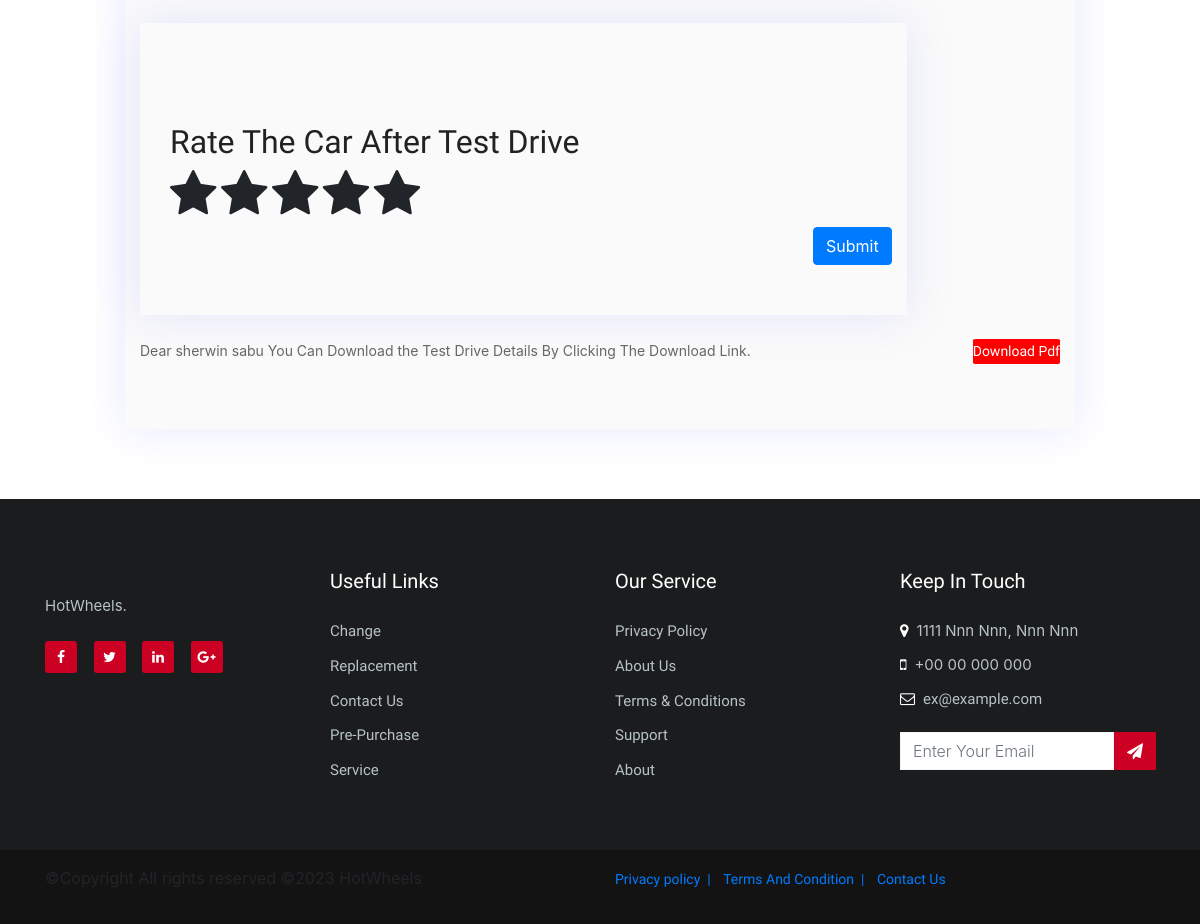
/cars/testdrivecart (signed in, lower part), run on an earlier commit of the app's database.
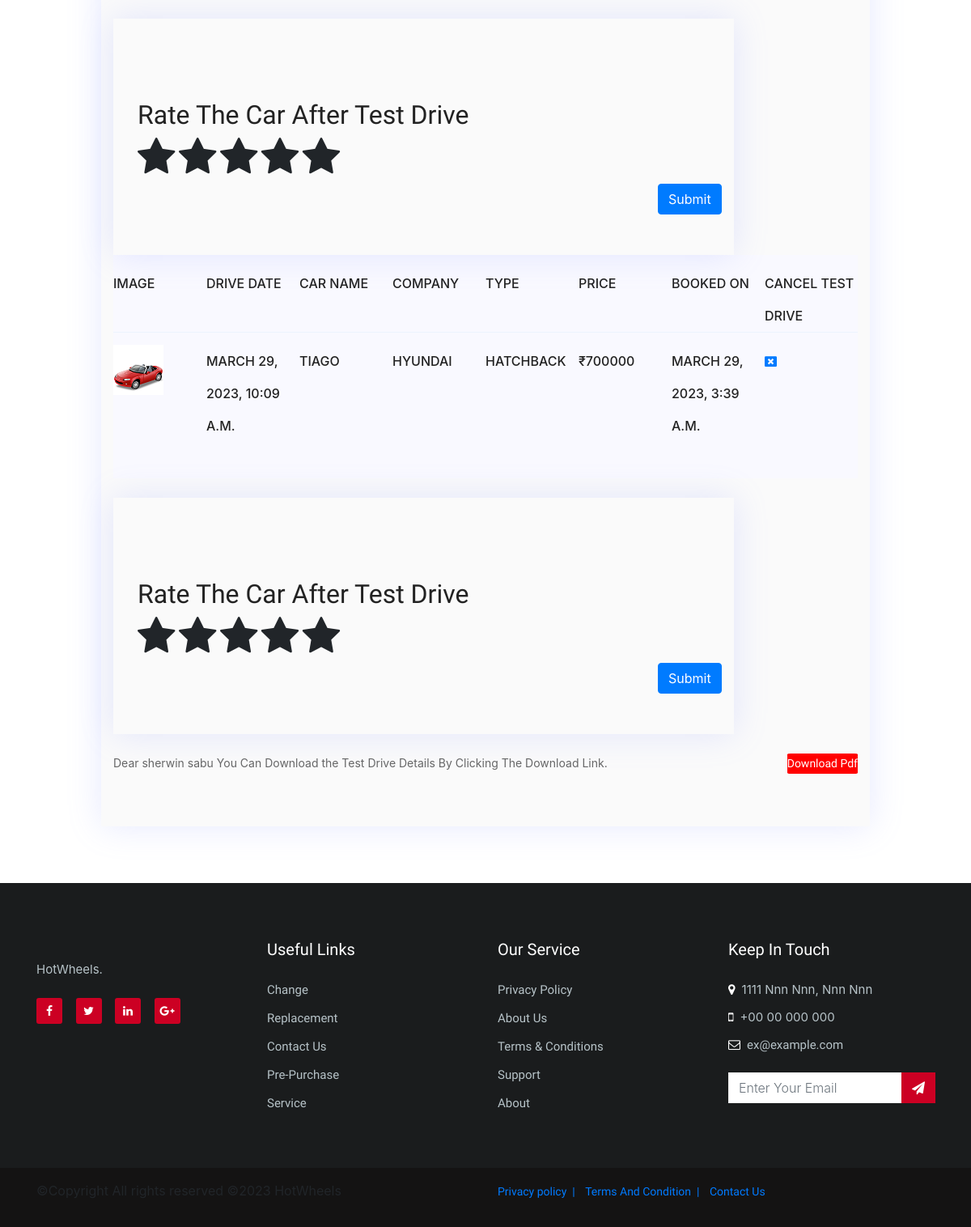
And on a later commit of the database.
### cars/models.py (models this page shows)
class TestDrive(models.Model):
    class Meta:
        db_table = 'TEST DRIVE'
        verbose_name = "Test Drive Booking"
        verbose_name_plural = "Test Drive Bookings"
    id = models.BigAutoField(
        primary_key = True
    )
    Address = models.CharField(default=None,null=True,blank=True,max_length=255,verbose_name="House Address Of Customer")
    LicenceIDNumber = models.CharField(default=None,null=True,blank=True,max_length=255,verbose_name="Licence ID Number Of Customer")
    Pincode = models.IntegerField(verbose_name="Pincode Of Customer")
    ContactNumber = models.CharField(default=None,null=True,blank=True,max_length=255,verbose_name="Contact Number Of Customer")
    application_code = models.UUIDField(default = uuid.uuid4,editable = False,verbose_name="Application Id Of Order")
    State = models.CharField(default=None,null=True,blank=True,max_length=255,verbose_name="State")
    City = models.CharField(default=None,null=True,blank=True,max_length=255,verbose_name="City")
    customerid = models.ForeignKey(User ,default=None,on_delete=models.CASCADE,verbose_name="Customer")
    carnameid = models.ForeignKey(DETAILS,on_delete=models.CASCADE,verbose_name="Car Name")
    Date_of_booking = models.DateTimeField(auto_now_add=True,verbose_name="Date Of Booking")
    Test_drive_rating = models.IntegerField(default=0,null=True,verbose_name="Rating Of The Test Drive")
    dattte = models.DateTimeField(null=True,verbose_name="Customer Perfer Time For Test Drive")

class DETAILS(models.Model):
    class Meta:
        db_table = 'CAR DETAILS'
        verbose_name = "Vechile Information"
        verbose_name_plural = "Car Details"
    id = models.BigAutoField(
        primary_key= True,
    )
    car_name = models.CharField(
        max_length=255,
        verbose_name="Car Name"
        )
    car_type = models.ForeignKey(
        TYPE,on_delete=models.CASCADE,
        verbose_name="Car Type"
        )
    car_company = models.ForeignKey(
        COMPANY,on_delete=models.CASCADE,
        verbose_name="Car Company"
        )
    stock = models.IntegerField(
        verbose_name="Stock Avaliable"
        )
    price = models.IntegerField(
        verbose_name="Price Of Car"
        )
    fuel_efficiency = models.CharField(
        max_length=255,
        verbose_name="Mileage In Kilometers"
        )
    fuel_tank_capacity = models.CharField(
        max_length=255,
        verbose_name="Fuel Tank Capacity In Liter"
        )
    front_suspension = models.CharField(
        max_length=255,
        verbose_name="Suspension Type Front"
        )
    rear_suspension = models.CharField(
        max_length=255,
        verbose_name="Suspension Type Rear"
        )
    tyre_size = models.IntegerField(
        verbose_name="Tyre Size"
        )
    front_brake = models.CharField(
        max_length=255,
        verbose_name="Front Brake Type"
        )
    rear_brake = models.CharField(
        max_length=255,
        verbose_name="Rear Brake Type"
        )
    ground_clearance = models.CharField(
        max_length=255,
        verbose_name="Ground Clearance In mm"
        )
    seating_capacity = models.IntegerField(
        verbose_name="Total Seat"
        )
    boot_capacity = models.IntegerField(
        verbose_name="Capacity Of Boot Space In Liter"
        )
    max_torque = models.IntegerField(
        verbose_name="Max Torque"
        )
    tra = models.TextChoices(
        'tra', 'Manual Automatic',
        )
    trasmission = models.CharField(
        default=None,
        choices=tra.choices,
        null=True,blank=True,
        max_length=255,
        verbose_name="Type Of Trasmission"
        )
    cylinders = models.IntegerField(
        verbose_name="Max Number Of Cylinders"
        )
    engine_cc = models.IntegerField(
        verbose_name="Engine CC Of Car"
        )
    image1 = models.ImageField(
        upload_to="image/media/",
        blank=True,
        null=True,
        verbose_name="Exterior Image Of Car"
        )
    image2 = models.ImageField(
        upload_to="image/media/",
        blank=True,
        null=True,
        verbose_name="Interior Image Of Car"
        )
    image3 = models.ImageField(
        upload_to="image/media/",
        blank=True,
        null=True,
        verbose_name="Total Look"
        )
    fuel = models.TextChoices('fuel',
        'PETROL DIESEL ELETRIC',
    )
    fuel_type = models.CharField(
        default=None,
        choices=fuel.choices,
        null=True,
        blank=True,
        max_length=255,
        verbose_name="What Type Of Energy Using (Fuel TYPE)"
        )
    average_rating = models.FloatField(default=0.0,null=True,verbose_name="Average Rating Of Car")
    def __str__(self):
        return self.car_name

### cars/views.py (the view)
# urls.py: path('testdrivecart',views.testdrivecart,name='testdrivecart'),
def testdrivecart(request):
    if 'username' in request.session:
        customer = TestDrive.objects.filter(customerid=request.user)
        if not customer:
            return render(request,'trail4.html')
        else:
            carnameid = customer[0].carnameid
            car_company = DETAILS.objects.filter(car_name=carnameid).values('car_company')
            car_company_name = COMPANY.objects.filter(pk=car_company[0].get("car_company")).values('name')
            carscompanynames = car_company_name[0].get("name")
            car_type = DETAILS.objects.filter(car_name=carnameid).values('car_type')
            car_type_name = TYPE.objects.filter(pk=car_type[0].get("car_type")).values('name')
            cartypenames = car_type_name[0].get("name")
            price = DETAILS.objects.filter(car_name=carnameid).values('price')
            priceof = price[0].get("price")
            return render(request,'test_drive_cart.html',{'customer':customer,'carscompanynames':carscompanynames,'cartypenames':cartypenames,'priceof':priceof})
    return redirect('signin')

### cars/templates/test_drive_cart.html (shortened to what the changed rows need)
{% load static %}
<!DOCTYPE html>
<html lang="en">
<head>
        <link rel="stylesheet" href="{% static 'css/linearicons.css' %}">
        <link rel="stylesheet" href="{% static 'css/font-awesome.min.css' %}">
        <link rel="stylesheet" href="{% static 'css/bootstrap.css' %}">
        <link rel="stylesheet" href="{% static 'css/magnific-popup.css' %}">
        <link rel="stylesheet" href="{% static 'css/nice-select.css' %}">
        <link rel="stylesheet" href="{% static 'css/animate.min.css' %}">
        <link rel="stylesheet" href="{% static 'css/owl.carousel.css' %}">
        <link rel="stylesheet" href="{% static 'css/main.css' %}">
        <link rel = "stylesheet" href = "https://cdnjs.cloudflare.com/ajax/libs/twitter-bootstrap/4.4.1/css/bootstrap.min.css">
    <link rel = "stylesheet" href = "https://cdnjs.cloudflare.com/ajax/libs/font-awesome/4.7.0/css/font-awesome.min.css">
    </head>
    <body>
        <section class="cart_area mb-30 pt-120">
            <div class="container">
                <div class="row d-flex justify-content-center">
                    <div class="cart_content col-lg-10">
                        <div class="cart-top-border">
                            {% if Order %}
                            <h3 class="generic-blockquote mt-3">{{a}} <i class="fa fa-frown-o" aria-hidden="true"></i></h3>
                            {% else %}
                            {% for Order in customer %}
                            <div class="progress-table-wrap">
                                <div class="progress-table">
                                    <div class="table-head">
                                        <div class="image">Image</div>
                                        <div class="image">Drive Date</div>
                                        <div class="image">Car Name</div>
                                        <div class="image">Company</div>
                                        <div class="image">Type</div>
                                        <div class="image">Price</div>
                                        <div class="image">Booked On</div>
                                        <div class="image">Cancel Test Drive</div>
                                    </div>
                                    <div class="table-row">
                                        <div class="image"> <img src="{% static 'img/shopping-cart1.jpg' %}" alt="flag"></div>
                                        <div class="image">{{Order.dattte}}</div>
                                        <div class="image">{{Order.carnameid}}</div>
                                        <div class="image">{{carscompanynames}}</div>
                                        <div class="image">{{cartypenames}}</div>
                                        <div class="image">₹{{priceof}}</div>
                                        <div class="image">{{Order.Date_of_booking}}</div>
                                        <div class="image"><a href="{% url 'testdrivecancel' oid=Order.id %}"><i class="fa fa-window-close" aria-hidden="true" style="font-size:15px;"></i></a></div>
                                    </div>
                                </div>
                            </div><br>
                            <div class="cart_content col-lg-10">
                                <form action="{% url 'testdriverating' %}" method="post" enctype="multipart/form-data">
                                <div class="container">
                                    <h2 style="margin-top: 50px;">Rate The Car After Test Drive</h2>
                                    <div class="con">
                                        <label for="{{ Order.id }}-st1">
                                            <i class="fa fa-star" aria-hidden="true"></i>
                                        </label>
                                        <label for="{{ Order.id }}-st2">
                                            <i class="fa fa-star" aria-hidden="true"></i>
                                        </label>
                                        <label for="{{ Order.id }}-st3">
                                            <i class="fa fa-star" aria-hidden="true"></i>
                                        </label>
                                        <label for="{{ Order.id }}-st4">
                                            <i class="fa fa-star" aria-hidden="true"></i>
                                        </label>
                                        <label for="{{ Order.id }}-st5">
                                            <i class="fa fa-star" aria-hidden="true"></i>
                                        </label>
                                    </div>
                                </div>
                                <div class="row">
                                    <div class="col d-flex justify-content-end">
                                        <button class="btn btn-primary" type="submit">Submit</button>
                                    </div>
                                </div>
                                </form>
                            </div>
                            {% endfor %}
                            {% endif %}
                        </div>
                        <br>
                </div>
            </div>
        </section>
    </body>
</html>

What changed in the data, as far as the page shows it:
added TestDrive: dattte "MARCH 29, 2023, 10:09 A.M.", carnameid "TIAGO", carscompanynames "HYUNDAI", cartypenames "HATCHBACK", priceof "700000", Date_of_booking "MARCH 29, 2023, 3:39 A.M."
